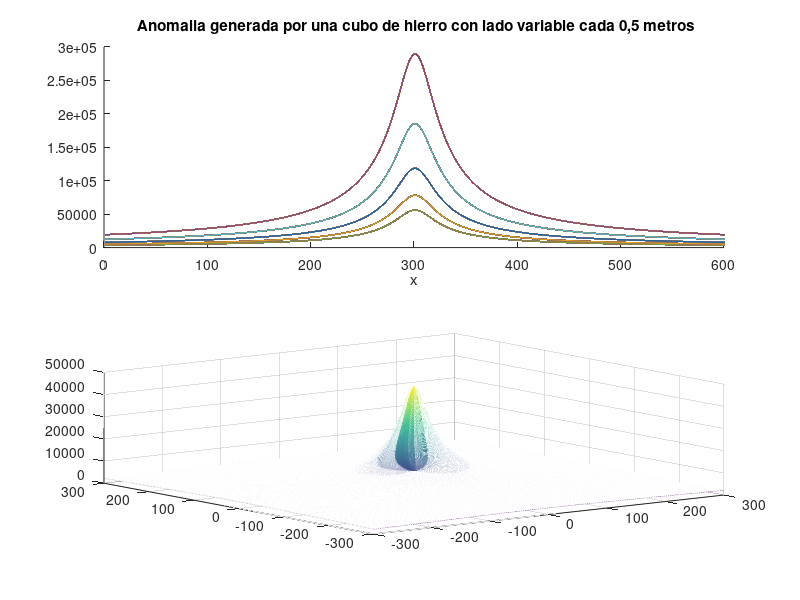

Write the MATLAB code that produced this figure.
%Punto 1- Anomalia generada por un mismo contraste de densidad en un cilindro con radio variable cada 5 metros
G=6,67384*(10^(-11)) %N*m^2)/kg^2
p= 1700 %kg/m3 Arena
p2=7874 %kg/m3 Hierro
deltap=p2-p %kg/m3
h= 20 %metros profundidad
matriz=zeros(600,2);
c=5
for z=1:5
    contador=1;
    c=c+(z.*0.5); 
    for x=-300:300
        gcubo = (G*deltap*(c.^2))*((x.^2+h.^2).^(-1/2))-((x.^2+(h+c).^2).^(-1/2))
        matriz(contador,1)= contador;
        matriz (contador,2)=gcubo;
        contador=contador+1;
    end
    
    subplot(2,1,1)
    xlim ([0,600])
    title ' Anomalia generada por una cubo de hierro con lado variable cada 0,5 metros'
    xlabel 'x'

    hold all
    for i=1:600
         plot(matriz(:,1),matriz(:,2))
    end
end

c=5
h=20
x1=(-300:0.5:300);
y1=(-300:0.5:300);
%ploteador
[X,Y]=meshgrid(x1,y1);
gcubo1 = (G*deltap*(c.^2))*((X.^2+h.^2+(Y.^2)).^(-1/2))-((X.^2+(h+c).^2+(Y.^2)).^(-1/2));
subplot(2,1,2)
title 'Anomalia 3d generada por un cubo de hierro en un capa de arena'
xlabel 'x'
zlabel 'm/s^2'
ylabel 'y'
mesh(X,Y,gcubo1)
